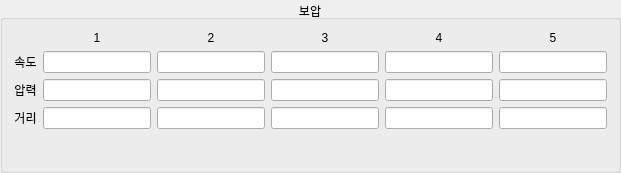
           <widget class="QGroupBox" name="groupBox_2">
            <property name="sizePolicy">
             <sizepolicy hsizetype="Maximum" vsizetype="Preferred">
              <horstretch>0</horstretch>
              <verstretch>0</verstretch>
             </sizepolicy>
            </property>
            <property name="maximumSize">
             <size>
              <width>700</width>
              <height>16777215</height>
             </size>
            </property>
            <property name="title">
             <string>보압</string>
            </property>
            <property name="alignment">
             <set>Qt::AlignCenter</set>
            </property>
            <property name="flat">
             <bool>true</bool>
            </property>
            <layout class="QGridLayout" name="gridLayout_8">
             <item row="0" column="0">
              <layout class="QGridLayout" name="gridLayout_2">
               <item row="0" column="1">
                <widget class="QLabel" name="label_2">
                 <property name="text">
                  <string>1</string>
                 </property>
                 <property name="alignment">
                  <set>Qt::AlignCenter</set>
                 </property>
                </widget>
               </item>
               <item row="0" column="2">
                <widget class="QLabel" name="label_3">
                 <property name="text">
                  <string>2</string>
                 </property>
                 <property name="alignment">
                  <set>Qt::AlignCenter</set>
                 </property>
                </widget>
               </item>
               <item row="0" column="3">
                <widget class="QLabel" name="label_4">
                 <property name="text">
                  <string>3</string>
                 </property>
                 <property name="alignment">
                  <set>Qt::AlignCenter</set>
                 </property>
                </widget>
               </item>
               <item row="0" column="4">
                <widget class="QLabel" name="label_18">
                 <property name="text">
                  <string>4</string>
                 </property>
                 <property name="alignment">
                  <set>Qt::AlignCenter</set>
                 </property>
                </widget>
               </item>
               <item row="0" column="5">
                <widget class="QLabel" name="label_19">
                 <property name="text">
                  <string>5</string>
                 </property>
                 <property name="alignment">
                  <set>Qt::AlignCenter</set>
                 </property>
                </widget>
               </item>
               <item row="1" column="0">
                <widget class="QLabel" name="label_20">
                 <property name="text">
                  <string>속도</string>
                 </property>
                 <property name="alignment">
                  <set>Qt::AlignCenter</set>
                 </property>
                </widget>
               </item>
               <item row="2" column="0">
                <widget class="QLabel" name="label_21">
                 <property name="text">
                  <string>압력</string>
                 </property>
                 <property name="alignment">
                  <set>Qt::AlignCenter</set>
                 </property>
                </widget>
               </item>
               <item row="3" column="0">
                <widget class="QLabel" name="label_22">
                 <property name="text">
                  <string>거리</string>
                 </property>
                 <property name="alignment">
                  <set>Qt::AlignCenter</set>
                 </property>
                </widget>
               </item>
               <item row="1" column="1">
                <widget class="QLineEdit" name="Li_Holdspd1">
                 <property name="alignment">
                  <set>Qt::AlignCenter</set>
                 </property>
                </widget>
               </item>
               <item row="1" column="2">
                <widget class="QLineEdit" name="Li_Holdspd2">
                 <property name="alignment">
                  <set>Qt::AlignCenter</set>
                 </property>
                </widget>
               </item>
               <item row="1" column="3">
                <widget class="QLineEdit" name="Li_Holdspd3">
                 <property name="alignment">
                  <set>Qt::AlignCenter</set>
                 </property>
                </widget>
               </item>
               <item row="1" column="4">
                <widget class="QLineEdit" name="Li_Holdspd4">
                 <property name="alignment">
                  <set>Qt::AlignCenter</set>
                 </property>
                </widget>
               </item>
               <item row="1" column="5">
                <widget class="QLineEdit" name="Li_Holdspd5">
                 <property name="alignment">
                  <set>Qt::AlignCenter</set>
                 </property>
                </widget>
               </item>
               <item row="2" column="1">
                <widget class="QLineEdit" name="Li_Holdprs1">
                 <property name="alignment">
                  <set>Qt::AlignCenter</set>
                 </property>
                </widget>
               </item>
               <item row="2" column="2">
                <widget class="QLineEdit" name="Li_Holdprs2">
                 <property name="alignment">
                  <set>Qt::AlignCenter</set>
                 </property>
                </widget>
               </item>
               <item row="2" column="3">
                <widget class="QLineEdit" name="Li_Holdprs3">
                 <property name="alignment">
                  <set>Qt::AlignCenter</set>
                 </property>
                </widget>
               </item>
               <item row="2" column="4">
                <widget class="QLineEdit" name="Li_Holdprs4">
                 <property name="alignment">
                  <set>Qt::AlignCenter</set>
                 </property>
                </widget>
               </item>
               <item row="2" column="5">
                <widget class="QLineEdit" name="Li_Holdprs5">
                 <property name="alignment">
                  <set>Qt::AlignCenter</set>
                 </property>
                </widget>
               </item>
               <item row="3" column="1">
                <widget class="QLineEdit" name="Li_Holdtime1">
                 <property name="alignment">
                  <set>Qt::AlignCenter</set>
                 </property>
                </widget>
               </item>
               <item row="3" column="2">
                <widget class="QLineEdit" name="Li_Holdtime2">
                 <property name="alignment">
                  <set>Qt::AlignCenter</set>
                 </property>
                </widget>
               </item>
               <item row="3" column="3">
                <widget class="QLineEdit" name="Li_Holdtime3">
                 <property name="alignment">
                  <set>Qt::AlignCenter</set>
                 </property>
                </widget>
               </item>
               <item row="3" column="4">
                <widget class="QLineEdit" name="Li_Holdtime4">
                 <property name="alignment">
                  <set>Qt::AlignCenter</set>
                 </property>
                </widget>
               </item>
               <item row="3" column="5">
                <widget class="QLineEdit" name="Li_Holdtime5">
                 <property name="alignment">
                  <set>Qt::AlignCenter</set>
                 </property>
                </widget>
               </item>
              </layout>
             </item>
             <item row="1" column="0">
              <spacer name="verticalSpacer">
               <property name="orientation">
                <enum>Qt::Vertical</enum>
               </property>
               <property name="sizeType">
                <enum>QSizePolicy::Maximum</enum>
               </property>
               <property name="sizeHint" stdset="0">
                <size>
                 <width>20</width>
                 <height>30</height>
                </size>
               </property>
              </spacer>
             </item>
            </layout>
           </widget>
